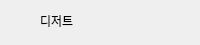
              <widget class="QWidget" name="widget_banner_7_dessert" native="true">
               <property name="maximumSize">
                <size>
                 <width>16777215</width>
                 <height>45</height>
                </size>
               </property>
               <layout class="QHBoxLayout" name="horizontalLayout_11">
                <property name="spacing">
                 <number>0</number>
                </property>
                <property name="leftMargin">
                 <number>5</number>
                </property>
                <property name="topMargin">
                 <number>5</number>
                </property>
                <property name="rightMargin">
                 <number>5</number>
                </property>
                <property name="bottomMargin">
                 <number>5</number>
                </property>
                <item>
                 <widget class="QLabel" name="label_banner_home_icon_7">
                  <property name="minimumSize">
                   <size>
                    <width>30</width>
                    <height>30</height>
                   </size>
                  </property>
                  <property name="maximumSize">
                   <size>
                    <width>30</width>
                    <height>30</height>
                   </size>
                  </property>
                  <property name="text">
                   <string/>
                  </property>
                  <property name="pixmap">
                   <pixmap>../src/archive.svg</pixmap>
                  </property>
                  <property name="scaledContents">
                   <bool>true</bool>
                  </property>
                  <property name="alignment">
                   <set>Qt::AlignCenter</set>
                  </property>
                 </widget>
                </item>
                <item>
                 <widget class="QWidget" name="widget_17" native="true">
                  <layout class="QVBoxLayout" name="verticalLayout_17">
                   <property name="spacing">
                    <number>0</number>
                   </property>
                   <property name="leftMargin">
                    <number>5</number>
                   </property>
                   <property name="topMargin">
                    <number>5</number>
                   </property>
                   <property name="rightMargin">
                    <number>5</number>
                   </property>
                   <property name="bottomMargin">
                    <number>0</number>
                   </property>
                   <item>
                    <widget class="QLabel" name="label_banner_home_7">
                     <property name="maximumSize">
                      <size>
                       <width>16777215</width>
                       <height>15</height>
                      </size>
                     </property>
                     <property name="text">
                      <string>디저트</string>
                     </property>
                     <property name="alignment">
                      <set>Qt::AlignLeading|Qt::AlignLeft|Qt::AlignVCenter</set>
                     </property>
                    </widget>
                   </item>
                   <item>
                    <widget class="QFrame" name="frame_line_7">
                     <property name="minimumSize">
                      <size>
                       <width>40</width>
                       <height>5</height>
                      </size>
                     </property>
                     <property name="maximumSize">
                      <size>
                       <width>20</width>
                       <height>5</height>
                      </size>
                     </property>
                    </widget>
                   </item>
                  </layout>
                 </widget>
                </item>
               </layout>
              </widget>
